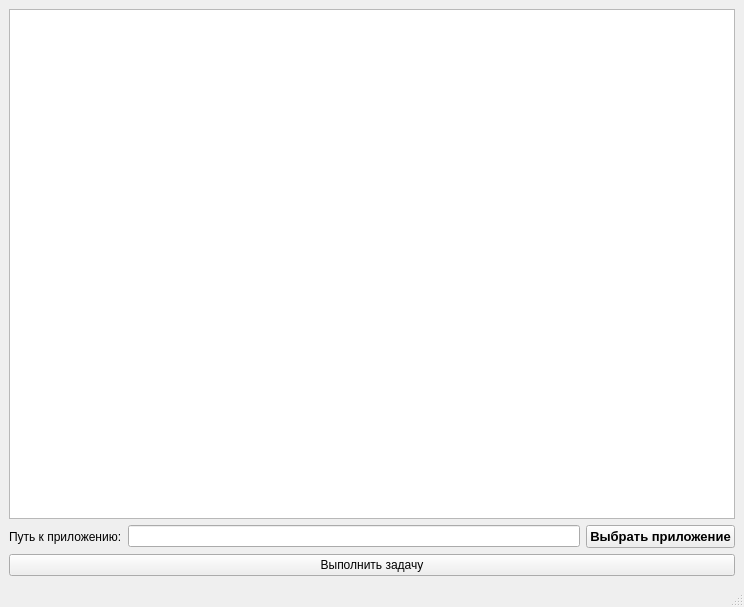
<?xml version="1.0" encoding="UTF-8"?>
<ui version="4.0">
 <class>MainWindow</class>
 <widget class="QMainWindow" name="MainWindow">
  <property name="geometry">
   <rect>
    <x>0</x>
    <y>0</y>
    <width>744</width>
    <height>607</height>
   </rect>
  </property>
  <property name="windowTitle">
   <string>MainWindow</string>
  </property>
  <widget class="QWidget" name="centralwidget">
   <layout class="QVBoxLayout" name="verticalLayout">
    <item>
     <widget class="QTextEdit" name="textEdit"/>
    </item>
    <item>
     <layout class="QHBoxLayout" name="horizontalLayout">
      <item>
       <widget class="QLabel" name="label">
        <property name="text">
         <string>Путь к приложению:</string>
        </property>
       </widget>
      </item>
      <item>
       <widget class="QLineEdit" name="lineEditPathApplication"/>
      </item>
      <item>
       <widget class="QPushButton" name="buttonSetApplication">
        <property name="font">
         <font>
          <family>Segoe UI</family>
          <pointsize>10</pointsize>
          <italic>false</italic>
          <bold>true</bold>
         </font>
        </property>
        <property name="styleSheet">
         <string notr="true">font: 700 10pt &quot;Segoe UI&quot;;</string>
        </property>
        <property name="text">
         <string>Выбрать приложение</string>
        </property>
       </widget>
      </item>
     </layout>
    </item>
    <item>
     <widget class="QPushButton" name="buttonCompleteTask">
      <property name="styleSheet">
       <string notr="true">font: 700 10pt &quot;Segoe UI&quot;;</string>
      </property>
      <property name="text">
       <string>Выполнить задачу</string>
      </property>
     </widget>
    </item>
   </layout>
  </widget>
  <widget class="QMenuBar" name="menubar">
   <property name="geometry">
    <rect>
     <x>0</x>
     <y>0</y>
     <width>744</width>
     <height>25</height>
    </rect>
   </property>
  </widget>
  <widget class="QStatusBar" name="statusbar"/>
 </widget>
 <resources/>
 <connections/>
</ui>
